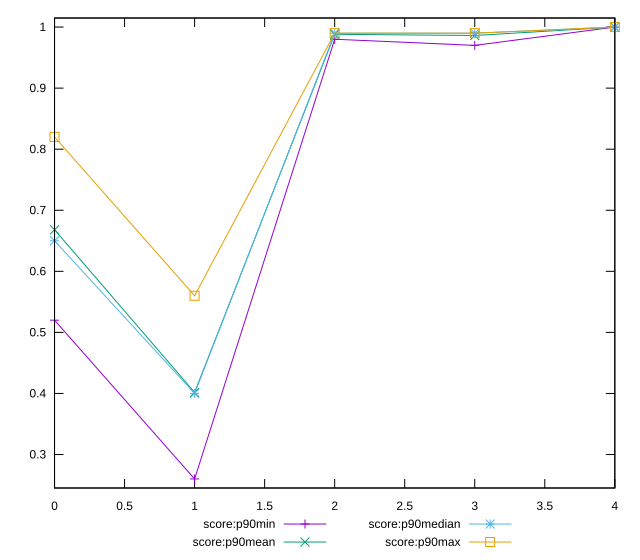

Reproduce this figure in gnuplot.
reset

$scoreP90Min <<EOF
0 0.52
1 0.26
2 0.98
3 0.97
4 1
EOF

$scoreP90Mean <<EOF
0 0.668131868131868
1 0.40164835164835144
2 0.9881318681318673
3 0.9861538461538455
4 1
EOF

$scoreP90Median <<EOF
0 0.65
1 0.4
2 0.99
3 0.99
4 1
EOF

$scoreP90Max <<EOF
0 0.82
1 0.56
2 0.99
3 0.99
4 1
EOF

set key outside below
set xrange [0:4]
set yrange [0.2452:1.0148]
set trange [0.2452:1.0148]
set terminal svg size 640, 560 enhanced background rgb 'white'
set output "report_00009_2021-02-08T22-37-41.559Z/total-blocking-time/progression/score.svg"

plot $scoreP90Min title "score:p90min" with linespoints, \
     $scoreP90Mean title "score:p90mean" with linespoints, \
     $scoreP90Median title "score:p90median" with linespoints, \
     $scoreP90Max title "score:p90max" with linespoints

reset
